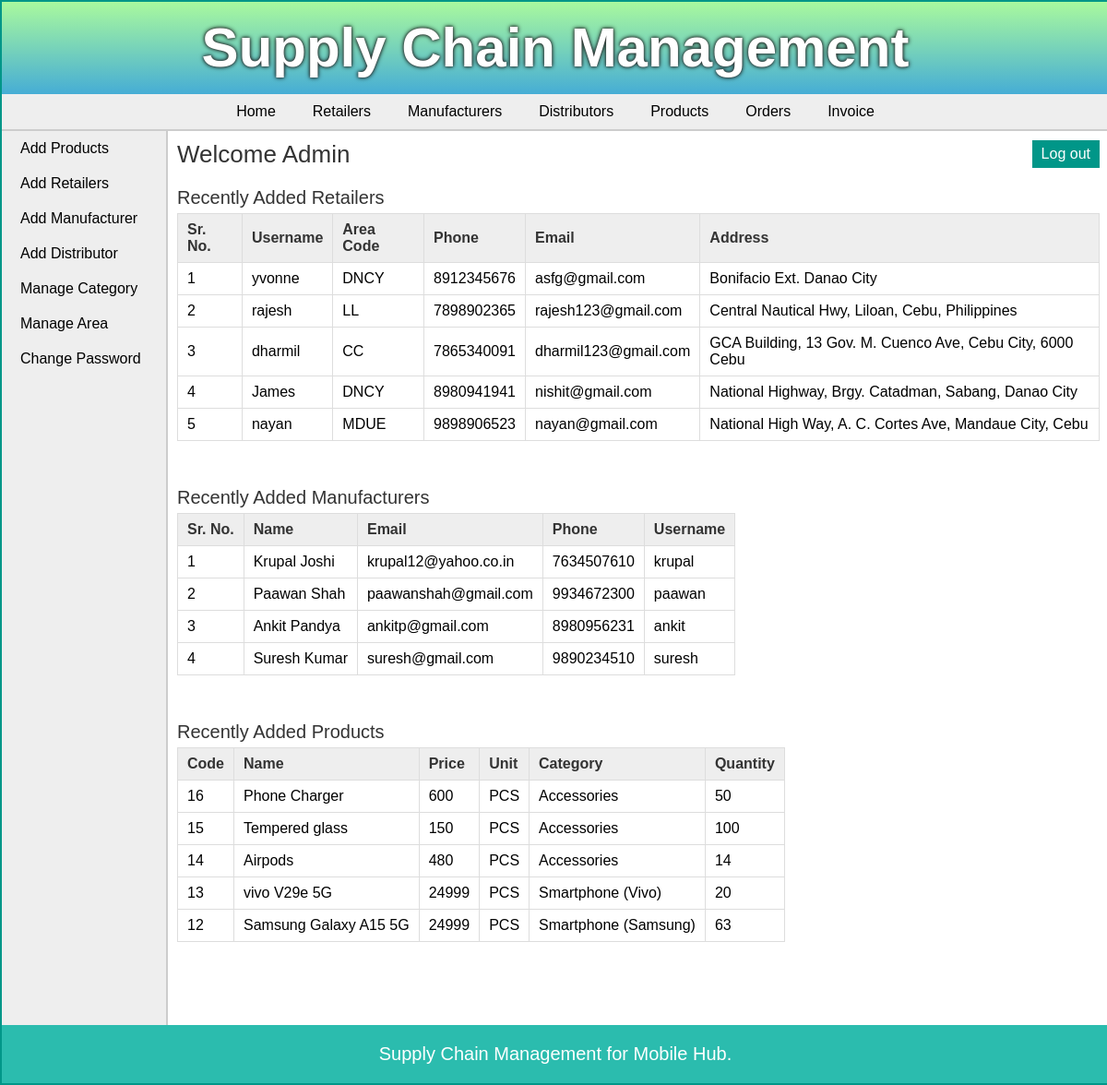
The page /admin/index.php (signed in) on the database its author committed.
### tables this page shows
CREATE TABLE `retailer` (
  `retailer_id` int(11) NOT NULL,
  `username` varchar(25) NOT NULL,
  `password` varchar(25) NOT NULL,
  `address` varchar(200) NOT NULL,
  `area_id` int(11) NOT NULL,
  `phone` varchar(10) NOT NULL,
  `email` varchar(50) DEFAULT NULL
);

CREATE TABLE `area` (
  `area_id` int(11) NOT NULL,
  `area_name` varchar(50) NOT NULL,
  `area_code` varchar(10) NOT NULL
);

CREATE TABLE `manufacturer` (
  `man_id` int(11) NOT NULL,
  `man_name` varchar(25) NOT NULL,
  `man_email` varchar(50) DEFAULT NULL,
  `man_phone` varchar(10) NOT NULL,
  `username` varchar(20) NOT NULL,
  `password` varchar(20) NOT NULL
);

CREATE TABLE `products` (
  `pro_id` int(11) NOT NULL,
  `pro_name` varchar(25) NOT NULL,
  `pro_desc` text DEFAULT NULL,
  `pro_price` int(18) NOT NULL,
  `unit` int(11) NOT NULL,
  `pro_cat` int(11) NOT NULL,
  `quantity` int(11) DEFAULT NULL
);

CREATE TABLE `unit` (
  `id` int(11) NOT NULL,
  `unit_name` varchar(20) NOT NULL,
  `unit_details` text DEFAULT NULL
);

CREATE TABLE `categories` (
  `cat_id` int(11) NOT NULL,
  `cat_name` varchar(25) NOT NULL,
  `cat_details` text DEFAULT NULL
);

### admin/index.php (the view, shortened to what this page needs)
<?php
	include("../includes/config.php");
	if(isset($_SESSION['admin_login'])) {
		if($_SESSION['admin_login'] == true) {
			$query_selectRetailer = "SELECT * FROM retailer,area WHERE retailer.area_id=area.area_id ORDER BY retailer_id DESC LIMIT 5";
			$result_selectRetailer = mysqli_query($con,$query_selectRetailer);
			$query_selectManufacturer = "SELECT * FROM manufacturer ORDER BY man_id DESC LIMIT 5";
			$result_selectManufacturer = mysqli_query($con,$query_selectManufacturer);
			$query_selectProducts = "SELECT * FROM products,categories,unit WHERE products.pro_cat=categories.cat_id AND products.unit=unit.id ORDER BY pro_id DESC LIMIT 5";
			$result_selectProducts = mysqli_query($con,$query_selectProducts);
		}
		else {
			header('Location:../index.php');
		}
	}
	else {
		header('Location:../index.php');
	}
?>
<!DOCTYPE html>
<html>
<head>
	<link rel="stylesheet" href="../includes/main_style.css" >
</head>
<body>
	<?php
		include("../includes/header.inc.php");
		include("../includes/nav_admin.inc.php");
		include("../includes/aside_admin.inc.php");
	?>
	<section>
		<h1>Welcome Admin</h1>
		<article>
			<h2>Recently Added Retailers</h2>
			<table class="table_displayData">
				<tr>
					<th>Sr. No.</th>
					<th>Username</th>
					<th>Area Code</th>
					<th>Phone</th>
					<th>Email</th>
					<th>Address</th>
				</tr>
				<?php $i=1; while($row_selectRetailer = mysqli_fetch_array($result_selectRetailer)) { ?>
				<tr>
					<td> <?php echo $i; ?> </td>
					<td> <?php echo $row_selectRetailer['username']; ?> </td>
					<td> <?php echo $row_selectRetailer['area_code']; ?> </td>
					<td> <?php echo $row_selectRetailer['phone']; ?> </td>
					<td> <?php echo $row_selectRetailer['email']; ?> </td>
					<td> <?php echo $row_selectRetailer['address']; ?> </td>
				</tr>
				<?php $i++; } ?>
			</table>
		</article>
		<article>
			<h2>Recently Added Manufacturers</h2>
			<table class="table_displayData">
			<tr>
				<th>Sr. No.</th>
				<th>Name</th>
				<th>Email</th>
				<th>Phone</th>
				<th>Username</th>
			</tr>
			<?php $i=1; while($row_selectManufacturer = mysqli_fetch_array($result_selectManufacturer)) { ?>
			<tr>
				<td> <?php echo $i; ?> </td>
				<td> <?php echo $row_selectManufacturer['man_name']; ?> </td>
				<td> <?php echo $row_selectManufacturer['man_email']; ?> </td>
				<td> <?php echo $row_selectManufacturer['man_phone']; ?> </td>
				<td> <?php echo $row_selectManufacturer['username']; ?> </td>
			</tr>
			<?php $i++; } ?>
		</table>
		</article>
		<article>
			<h2>Recently Added Products</h2>
			<table class="table_displayData">
			<tr>
				<th> Code </th>
				<th> Name </th>
				<th> Price </th>
				<th> Unit </th>
				<th> Category </th>
				<th> Quantity </th>
			</tr>
			<?php $i=1; while($row_selectProducts = mysqli_fetch_array($result_selectProducts)) { ?>
			<tr>
				<td> <?php echo $row_selectProducts['pro_id']; ?> </td>
				<td> <?php echo $row_selectProducts['pro_name']; ?> </td>
				<td> <?php echo $row_selectProducts['pro_price']; ?> </td>
				<td> <?php echo $row_selectProducts['unit_name']; ?> </td>
				<td> <?php echo $row_selectProducts['cat_name']; ?> </td>
				<td> <?php if($row_selectProducts['quantity'] == NULL){ echo "N/A";} else {echo $row_selectProducts['quantity'];} ?> </td>
			</tr>
			<?php $i++; } ?>
		</table>
		</article>
	</section>
	<?php
		include("../includes/footer.inc.php");
	?>
</body>
</html>

### includes/main_style.css (style rules this page uses)
* { font-family: arial,sans-serif; margin:0px; padding:0px; }
body { width:1200px; margin:auto; border:2px solid #009688; }
section { width:1000px; padding:10px; padding-bottom:40px; }
section h1 { margin-bottom:10px; font-weight:normal; color:#333; font-size: 26px; }
article { margin-top:20px; margin-bottom:50px; }
article h2 { margin-bottom:5px; font-weight:normal; color:#333; font-size: 20px; }
table { border-collapse: collapse; }
.table_displayData td, .table_displayData th { border:1px solid #ddd; padding: 8px 10px; text-align: left; }
.table_displayData th { background-color:#eee; color:#333; }

### rows shown on the page
retailer: username "yvonne", area.area_code "DNCY", phone "8912345676", email "asfg@gmail.com", address "Bonifacio Ext. Danao City"
retailer: username "rajesh", area.area_code "LL", phone "7898902365", email "rajesh123@gmail.com", address "Central Nautical Hwy, Liloan, Cebu, Philippines"
retailer: username "dharmil", area.area_code "CC", phone "7865340091", email "dharmil123@gmail.com", address "GCA Building, 13 Gov. M. Cuenco Ave, Cebu City, 6000 Cebu"
retailer: username "James", area.area_code "DNCY", phone "8980941941", email "nishit@gmail.com", address "National Highway, Brgy. Catadman, Sabang, Danao City"
retailer: username "nayan", area.area_code "MDUE", phone "9898906523", email "nayan@gmail.com", address "National High Way, A. C. Cortes Ave, Mandaue City, Cebu"
manufacturer: man_name "Krupal Joshi", man_email "krupal12@yahoo.co.in", man_phone "7634507610", username "krupal"
manufacturer: man_name "Paawan Shah", man_email "paawanshah@gmail.com", man_phone "9934672300", username "paawan"
manufacturer: man_name "Ankit Pandya", man_email "ankitp@gmail.com", man_phone "8980956231", username "ankit"
manufacturer: man_name "Suresh Kumar", man_email "suresh@gmail.com", man_phone "9890234510", username "suresh"
products: pro_id "16", pro_name "Phone Charger", pro_price "600", unit.unit_name "PCS", pro_cat.cat_name "Accessories", quantity "50"
products: pro_id "15", pro_name "Tempered glass", pro_price "150", unit.unit_name "PCS", pro_cat.cat_name "Accessories", quantity "100"
products: pro_id "14", pro_name "Airpods", pro_price "480", unit.unit_name "PCS", pro_cat.cat_name "Accessories", quantity "14"
products: pro_id "13", pro_name "vivo V29e 5G", pro_price "24999", unit.unit_name "PCS", pro_cat.cat_name "Smartphone (Vivo)", quantity "20"
products: pro_id "12", pro_name "Samsung Galaxy A15 5G", pro_price "24999", unit.unit_name "PCS", pro_cat.cat_name "Smartphone (Samsung)", quantity "63"
